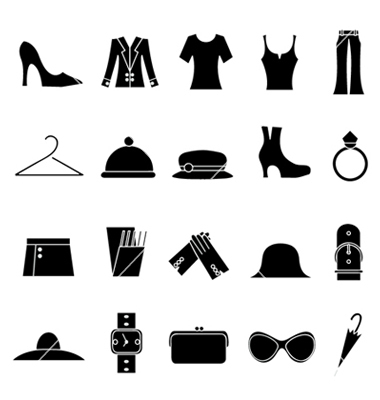
#> input picture CVbook/ch1/Binary Objects.jpg, 380 x 400 px
$ python morphMeasures.py
#> lines starting #> are read from the running program, lines starting #| are printed output that depends on the picture; after the words box and inside, x2 and y2 are one past the last pixel; in counts of white or black regions, pixels touching at a corner belong together
import numpy as np
from scipy.ndimage import measurements, morphology
from PIL import Image
import cv2
from matplotlib import pyplot as plt

# load image
im = cv2.imread('Binary Objects.jpg',0)
#> im: shape (400, 380); min 0, max 255, mean 216.3

# thresholding
ret, thresh1 = cv2.threshold(im,127,255,cv2.THRESH_BINARY)
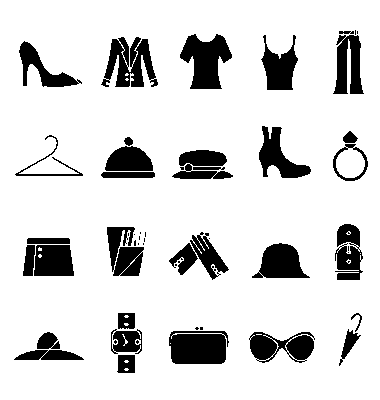
#> thresh1: shape (400, 380); 84.9% white; 51 black regions (20 under 20 px), largest, box (x1, y1, x2, y2) and area: (169, 331, 229, 364) 1773, (180, 34, 232, 89) 1758, (101, 37, 158, 87) 1629

thresh1 = np.array(thresh1,'uint8')

labels, nbr_objects = measurements.label(thresh1)
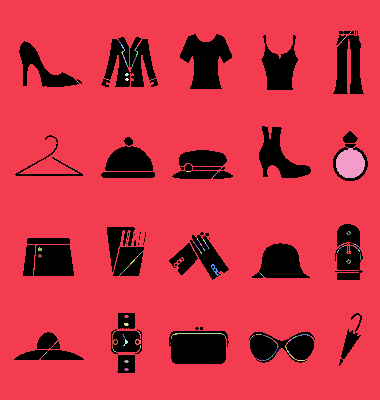
#> labels: shape (400, 380) int32; 143 distinct labels, from 0 to 142; one colour per label, 0 black
#> nbr_objects = 142

print('Number of objects prior to closing: ',nbr_objects)
#| Number of objects prior to closing:  142
plt.figure(1)
plt.subplot(131), plt.imshow(im,'gray'), plt.title('Original Image'), plt.axis('off')
plt.subplot(132), plt.imshow(thresh1,'gray'), plt.title('Binarized image'), plt.axis('off')
plt.subplot(133), plt.imshow(labels,'gray'), plt.title('Indexed Image'), plt.axis('off')

# morphology - closing to better represent objects
im_close = morphology.binary_closing(thresh1,np.ones((3,3)), iterations=2)
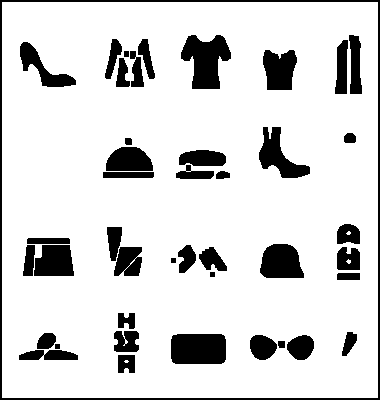
#> im_close: shape (400, 380) bool; 84.9% white; 43 black regions, largest, box (x1, y1, x2, y2) and area: (0, 0, 380, 400) 3104, (181, 35, 231, 89) 1725, (171, 334, 226, 364) 1613
# the second argument specifies the structuring element, an array
# that indicates what neighnots to use when centered around a pixel
labels, nbr_objects = measurements.label(im_close)
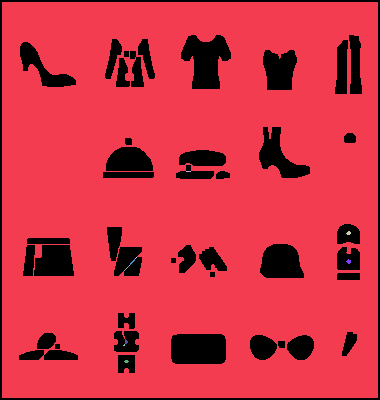
#> labels: shape (400, 380) int32; 17 distinct labels, from 0 to 16; one colour per label, 0 black
#> nbr_objects = 16
print('Number of objects after to closing: ',nbr_objects)
#| Number of objects after to closing:  16
plt.figure(2)
plt.subplot(121), plt.imshow(im,'gray'), plt.title('Original Image'), plt.axis('off')
plt.subplot(122), plt.imshow(im_close,'gray'), plt.title('closed image'), plt.axis('off')

plt.show()
